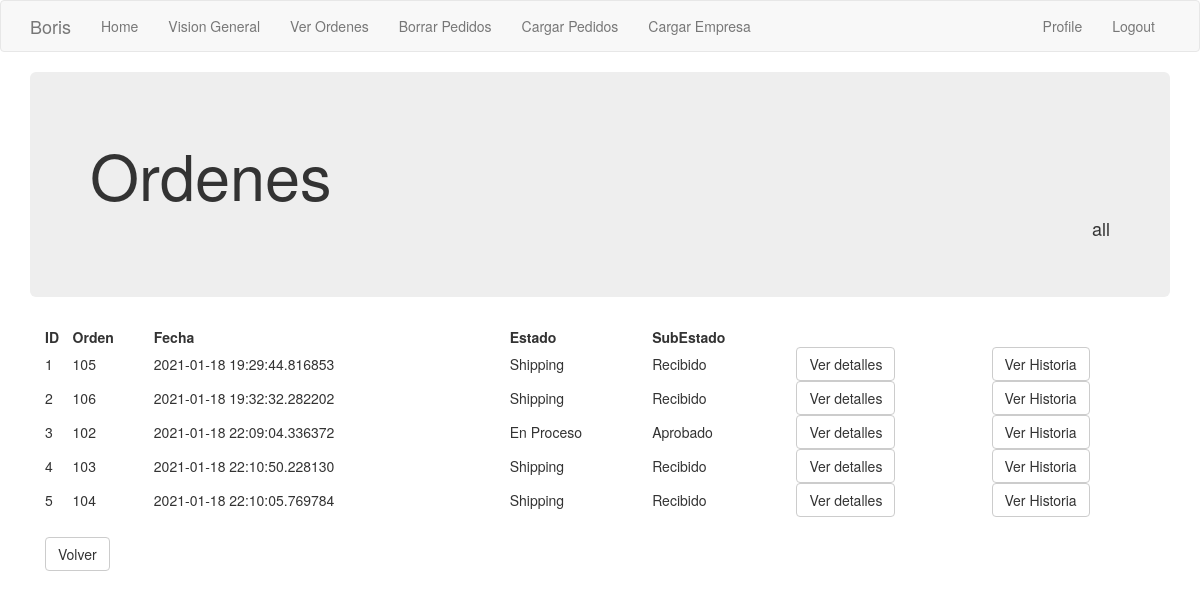
Page /ordenes/all (signed in) on the committed database.
### app/models.py (models this page shows, shortened)
class Order_header(db.Model):
    id = db.Column(db.Integer, primary_key=True)
    order_number = db.Column(db.Integer, index=True)
    order_id_anterior = db.Column(db.Integer)
    creation_date = db.Column(db.String(35), index=True)
    last_update_date = db.Column(db.String(35))
    payment_method = db.Column(db.String(10))
    payment_card = db.Column(db.String(10))
    courier_order_id = db.Column(db.String(64), index=True)
    status = db.Column(db.String(15))
    sub_status = db.Column(db.String(15))
    customer_address = db.Column(db.String(64))
    customer_number = db.Column(db.String(10))
    customer_floor = db.Column(db.String(10))
    customer_zipcode = db.Column(db.String(8))
    customer_locality = db.Column(db.String(64))
    customer_city = db.Column(db.String(64))
    customer_province = db.Column(db.String(64))
    customer_country = db.Column(db.String(64))
    detalle = db.relationship('Order_detail', backref='productos', lazy='dynamic')
    transaction = db.relationship('Transaction_log', backref='transaccion', lazy='dynamic')
    customer_id = db.Column(db.Integer, db.ForeignKey('customer.id'))
    store = db.Column(db.Integer, db.ForeignKey('company.store_id'))

### app/main/routes.py (the view)
@bp.route('/ordenes/<estado>', methods=['GET', 'POST'])
@login_required
def ver_ordenes(estado):
    if estado == 'all':
        ordenes =  Order_header.query.filter_by(store=current_user.store).all()
    else :
        ordenes = db.session.query(Order_header).filter((Order_header.store == current_user.store)).filter((Order_header.status == estado))
    return render_template('ordenes.html', title='Ordenes', ordenes=ordenes, estado=estado)

### app/main/routes.py (called while the page is built)
@bp.before_app_request
def before_request():
    if current_user.is_authenticated:
        current_user.last_seen = datetime.utcnow()
        db.session.commit()

### app/models.py (called while the page is built)
@login.user_loader
def load_user(id):
    return User.query.get(int(id))

### app/templates/ordenes.html
{% extends "base.html" %}
{% block app_content %}
<div class='jumbotron'>
    <h1> Ordenes</h1>
    <h4 class="text-right"> {{ estado }}</h4>
</div>
    <div class='container'>
        <table style="width:100%">
            <tr>
                <th>ID</th>
                <th>Orden</th>
                <th>Fecha</th>
                <th>Estado</th>
                <th>SubEstado</th>
                <th></th>
            </tr>
            {% for i in ordenes %}
            <tr>
                <td>{{i['id']}}</td>
                <td>{{i['order_number']}}</td>
                <td>{{i['creation_date']}}</td>
                <td>{{i['status']}}</td>
                <td>{{i['sub_status']}}</td>
                <td><a href="{{ url_for('main.orden', orden_id = i['id']) }}">
                    <button class="btn btn-default"> Ver detalles </button></td>
                <td><a href="{{ url_for('main.historia_orden', orden_id = i['id']) }}">
                    <button class="btn btn-default"> Ver Historia </button></td>
            </tr>
            {% endfor %}
        </table>
        <br>
        <td><a href="{{ url_for('main.vision_general') }}">
            <button class="btn btn-default"> Volver </button></a>
        </td>
    </div>
{% endblock %}

### rows in the picture
Order_header: id "1", order_number "105", creation_date "2021-01-18 19:29:44.816853", status "Shipping", sub_status "Recibido"
Order_header: id "2", order_number "106", creation_date "2021-01-18 19:32:32.282202", status "Shipping", sub_status "Recibido"
Order_header: id "3", order_number "102", creation_date "2021-01-18 22:09:04.336372", status "En Proceso", sub_status "Aprobado"
Order_header: id "4", order_number "103", creation_date "2021-01-18 22:10:50.228130", status "Shipping", sub_status "Recibido"
Order_header: id "5", order_number "104", creation_date "2021-01-18 22:10:05.769784", status "Shipping", sub_status "Recibido"

### other values in the picture
{{ 'Logout' }} "Logout"
{{ estado }} "all"
